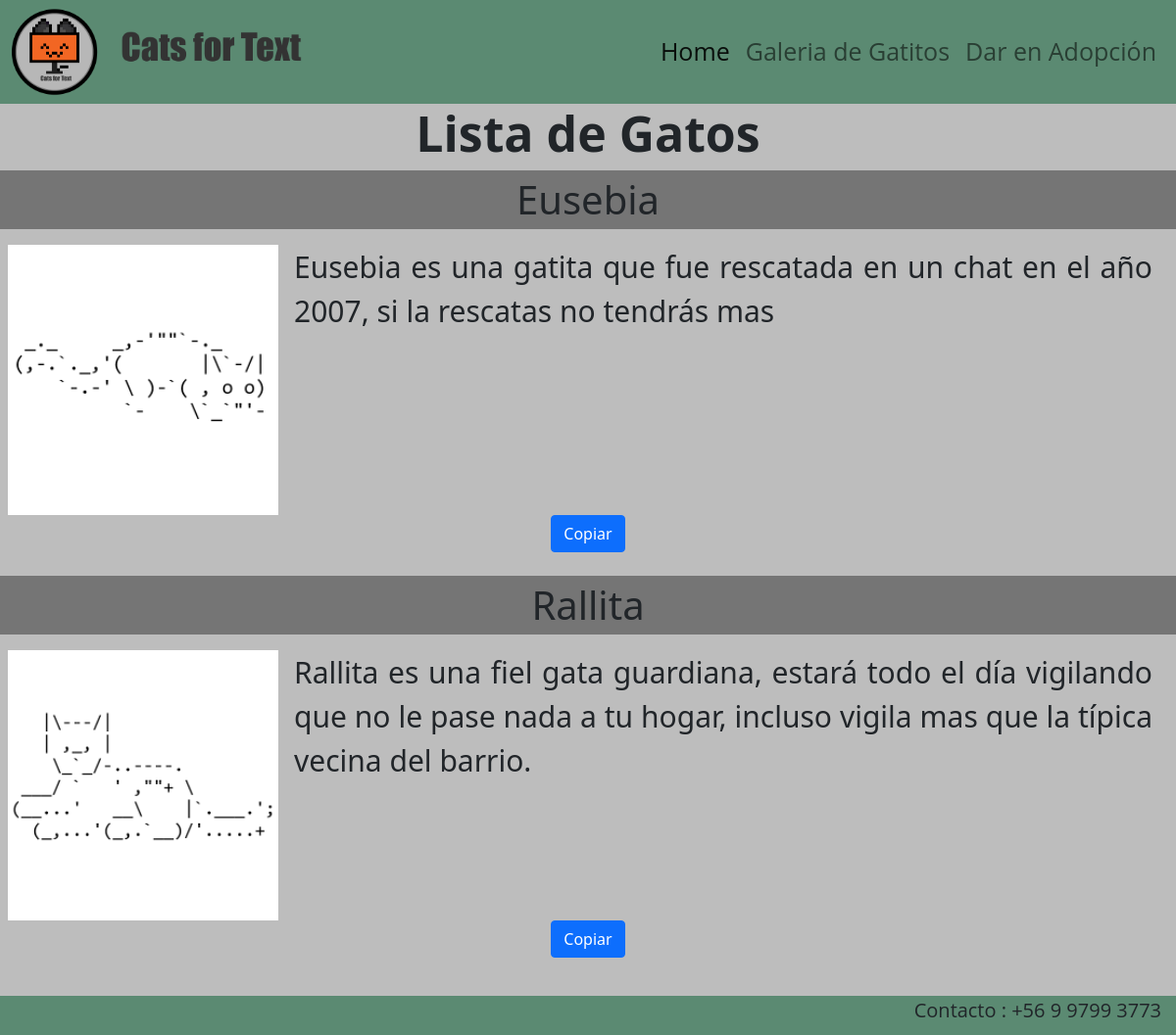
Before: /listar_cats with the older database file.
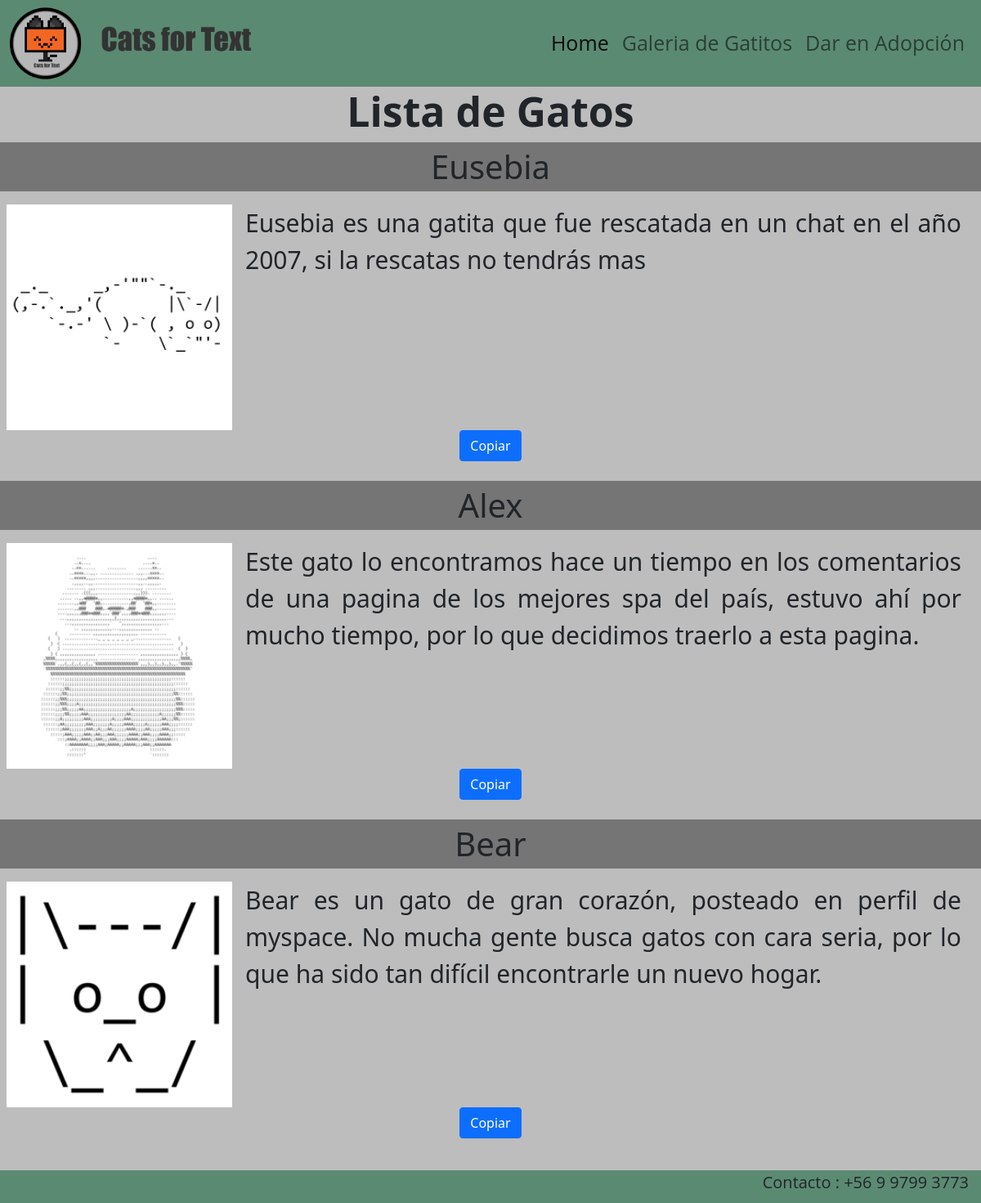
After: the same page with the newer database file.
### Registro/models.py (models this page shows, shortened)
class Cats(models.Model):
        name_cat = models.CharField(max_length=30)
        ascii_cat = models.TextField()
        desc_cat = models.CharField(max_length=200)
        imagen_cat = models.ImageField(upload_to="cats", null=True)

### Registro/views.py (the view)
# urls.py: path('listar_cats', views.listar_cats, name="listar_cats"),
def listar_cats(request):
    cats = Cats.objects.all()
    return render(request, "cats/listar_cats.html", {'cats': cats})

### Registro/templates/cats/listar_cats.html (shortened to what this page needs)
{% extends 'cats/base.html' %}
{% load static %}
{% block css %}
<link rel="stylesheet" href="{% static 'cats/css/listar_cats.css' %}">
{% endblock %}
{% block contenido %}
    <h2>Lista de Gatos</h2>
    {% for c in cats %}
        <div class="item">
          <div class="d1">
              <p class="name">{{ c.name_cat }}</p>
          </div>
          <div class="row">
            <div class="col-lg-3">
                <img src="media/{{c.imagen_cat}}" class="cats" alt="cat">
            </div>
            <div class="col-lg-9">
                <p class="desc">{{ c.desc_cat }}</p>
            </div>
          </div>
          <div class="d3">
            <button class="btn btn-primary copy-btn" data-id={{c.id}}>Copiar</button>
          </div>
        </div>
        <br>
    {% endfor %}
{% endblock %}

### Registro/templates/cats/base.html (shortened to what this page needs)
<!DOCTYPE html>
<html lang="en">
<head>
    <link href="https://cdn.jsdelivr.net/npm/bootstrap@5.0.1/dist/css/bootstrap.min.css" rel="stylesheet"
>
    {% load static %}
    {% block css %}
    {% endblock %}
    <link rel="stylesheet" href="{% static 'cats/css/base.css' %}">
</head>
<body>
    <div class="container">
        <header class="header">
            <nav class="navbar navbar-expand-lg navbar-light">
                <div class="container-fluid">
                    <a href="{% url 'home' %}"><img class="logo_full" src="{% static 'cats/images/logo_full.png' %}"
                            alt="logo_full"></a>
                    <div class="collapse navbar-collapse" id="navbarSupportedContent">
                        <ul class="navbar-nav ms-auto mb-2 mb-lg-0">
                            <li class="nav-item">
                                <a class="nav-link active" aria-current="page" href="{% url 'home' %}">Home</a>
                            </li>
                            <li class="nav-item">
                                <a class="nav-link" href="{% url 'listar_cats' %}">Galeria de Gatitos</a>
                            </li>
                            <li class="nav-item">
                                <a class="nav-link" href="{% url 'add_cat' %}">Dar en Adopción</a>
                            </li>
                        </ul>
                    </div>
                </div>
            </nav>
        </header>
        {% block contenido %}
        {% endblock %}
        <footer class="footer">
            <p>Contacto : +56 9 9799 3773</p>
        </footer>
    </div>
</body>
</html>

### Registro/static/cats/css/listar_cats.css (style rules this page uses)
h2 { font-size: 50px; font-weight: bold; text-align: center; }
.name { font-size: 40px; font-weight: 500; text-align: center; background-color: #757575; }
.cats { height: auto; width: 200%; margin-left: 3%; margin-right: 3%; }
.desc { font-size: 30px; text-align: justify; }
.d3 { text-align: center; }

### Registro/static/cats/css/base.css (style rules this page uses)
* { margin: 0; padding: 0; max-width: 100%; max-height: 100%; }
.navbar { background-color: #5b8a72; font-family: "open sans"; }
.logo_full { height: 90px; }
.nav-link { font-size: 25px; }
.container { background-color: #bdbdbd; max-width: 100%; padding: 0px; }
footer { background-color: #5b8a72; height: 40px; }
footer p { text-align: right; font-family: "open sans"; font-size: 20px; margin: 15px; }

Changed rows visible on the page:
removed Cats: name_cat "Rallita", imagen_cat (picture), desc_cat "Rallita es una fiel gata guardiana, estará todo el día vigilando que no le pase nada a tu hogar, incluso vigila mas que la típica vecina del barrio."
added Cats: name_cat "Alex", imagen_cat (picture), desc_cat "Este gato lo encontramos hace un tiempo en los comentarios de una pagina de los mejores spa del país, estuvo ahí por mucho tiempo, por lo que decidimos traerlo a esta pagina."
added Cats: name_cat "Bear", imagen_cat (picture), desc_cat "Bear es un gato de gran corazón, posteado en perfil de myspace. No mucha gente busca gatos con cara seria, por lo que ha sido tan difícil encontrarle un nuevo hogar."
